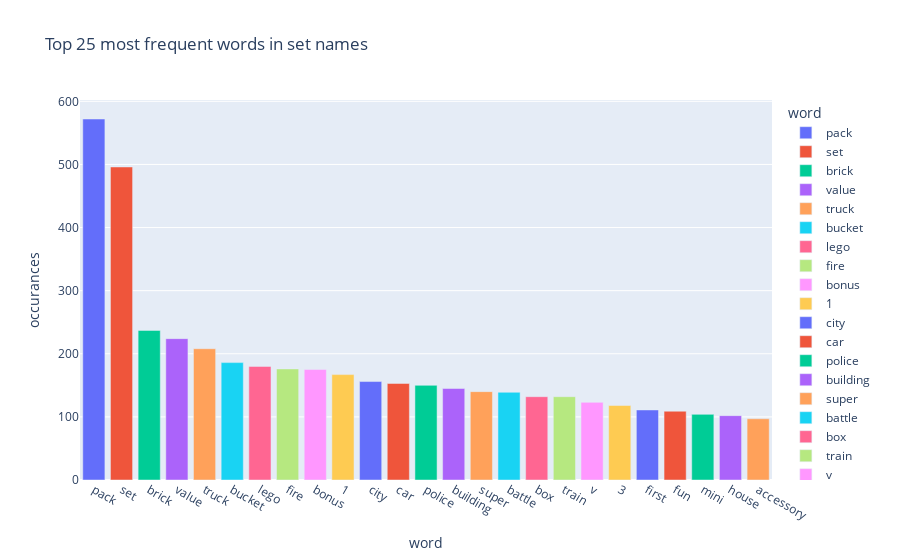

The notebook cell this image was saved under:
### Code cell
px.bar(df_results_count.head(25), "word", "occurances",
       color = "word", 
       title = "Top 25 most frequent words in set names")

### Figure 1 — Plotly figure (JSON) as saved in the notebook; plotly's stock layout.template omitted (floating-point values rounded to 4 significant figures)
{"data": [{"alignmentgroup": "True", "hovertemplate": "word=%{x}<br>occurances=%{y}<extra></extra>", "legendgroup": "pack", "marker": {"color": "#636efa", "pattern": {"shape": ""}}, "name": "pack", "offsetgroup": "pack", "orientation": "v", "showlegend": true, "textposition": "auto", "type": "bar", "x": ["pack"], "xaxis": "x", "y": [572], "yaxis": "y"}, {"alignmentgroup": "True", "hovertemplate": "word=%{x}<br>occurances=%{y}<extra></extra>", "legendgroup": "set", "marker": {"color": "#EF553B", "pattern": {"shape": ""}}, "name": "set", "offsetgroup": "set", "orientation": "v", "showlegend": true, "textposition": "auto", "type": "bar", "x": ["set"], "xaxis": "x", "y": [496], "yaxis": "y"}, {"alignmentgroup": "True", "hovertemplate": "word=%{x}<br>occurances=%{y}<extra></extra>", "legendgroup": "brick", "marker": {"color": "#00cc96", "pattern": {"shape": ""}}, "name": "brick", "offsetgroup": "brick", "orientation": "v", "showlegend": true, "textposition": "auto", "type": "bar", "x": ["brick"], "xaxis": "x", "y": [237], "yaxis": "y"}, {"alignmentgroup": "True", "hovertemplate": "word=%{x}<br>occurances=%{y}<extra></extra>", "legendgroup": "value", "marker": {"color": "#ab63fa", "pattern": {"shape": ""}}, "name": "value", "offsetgroup": "value", "orientation": "v", "showlegend": true, "textposition": "auto", "type": "bar", "x": ["value"], "xaxis": "x", "y": [224], "yaxis": "y"}, {"alignmentgroup": "True", "hovertemplate": "word=%{x}<br>occurances=%{y}<extra></extra>", "legendgroup": "truck", "marker": {"color": "#FFA15A", "pattern": {"shape": ""}}, "name": "truck", "offsetgroup": "truck", "orientation": "v", "showlegend": true, "textposition": "auto", "type": "bar", "x": ["truck"], "xaxis": "x", "y": [208], "yaxis": "y"}, {"alignmentgroup": "True", "hovertemplate": "word=%{x}<br>occurances=%{y}<extra></extra>", "legendgroup": "bucket", "marker": {"color": "#19d3f3", "pattern": {"shape": ""}}, "name": "bucket", "offsetgroup": "bucket", "orientation": "v", "showlegend": true, "textposition": "auto", "type": "bar", "x": ["bucket"], "xaxis": "x", "y": [186], "yaxis": "y"}, {"alignmentgroup": "True", "hovertemplate": "word=%{x}<br>occurances=%{y}<extra></extra>", "legendgroup": "lego", "marker": {"color": "#FF6692", "pattern": {"shape": ""}}, "name": "lego", "offsetgroup": "lego", "orientation": "v", "showlegend": true, "textposition": "auto", "type": "bar", "x": ["lego"], "xaxis": "x", "y": [180], "yaxis": "y"}, {"alignmentgroup": "True", "hovertemplate": "word=%{x}<br>occurances=%{y}<extra></extra>", "legendgroup": "fire", "marker": {"color": "#B6E880", "pattern": {"shape": ""}}, "name": "fire", "offsetgroup": "fire", "orientation": "v", "showlegend": true, "textposition": "auto", "type": "bar", "x": ["fire"], "xaxis": "x", "y": [176], "yaxis": "y"}, {"alignmentgroup": "True", "hovertemplate": "word=%{x}<br>occurances=%{y}<extra></extra>", "legendgroup": "bonus", "marker": {"color": "#FF97FF", "pattern": {"shape": ""}}, "name": "bonus", "offsetgroup": "bonus", "orientation": "v", "showlegend": true, "textposition": "auto", "type": "bar", "x": ["bonus"], "xaxis": "x", "y": [175], "yaxis": "y"}, {"alignmentgroup": "True", "hovertemplate": "word=%{x}<br>occurances=%{y}<extra></extra>", "legendgroup": "1", "marker": {"color": "#FECB52", "pattern": {"shape": ""}}, "name": "1", "offsetgroup": "1", "orientation": "v", "showlegend": true, "textposition": "auto", "type": "bar", "x": ["1"], "xaxis": "x", "y": [167], "yaxis": "y"}, {"alignmentgroup": "True", "hovertemplate": "word=%{x}<br>occurances=%{y}<extra></extra>", "legendgroup": "city", "marker": {"color": "#636efa", "pattern": {"shape": ""}}, "name": "city", "offsetgroup": "city", "orientation": "v", "showlegend": true, "textposition": "auto", "type": "bar", "x": ["city"], "xaxis": "x", "y": [156], "yaxis": "y"}, {"alignmentgroup": "True", "hovertemplate": "word=%{x}<br>occurances=%{y}<extra></extra>", "legendgroup": "car", "marker": {"color": "#EF553B", "pattern": {"shape": ""}}, "name": "car", "offsetgroup": "car", "orientation": "v", "showlegend": true, "textposition": "auto", "type": "bar", "x": ["car"], "xaxis": "x", "y": [153], "yaxis": "y"}, {"alignmentgroup": "True", "hovertemplate": "word=%{x}<br>occurances=%{y}<extra></extra>", "legendgroup": "police", "marker": {"color": "#00cc96", "pattern": {"shape": ""}}, "name": "police", "offsetgroup": "police", "orientation": "v", "showlegend": true, "textposition": "auto", "type": "bar", "x": ["police"], "xaxis": "x", "y": [150], "yaxis": "y"}, {"alignmentgroup": "True", "hovertemplate": "word=%{x}<br>occurances=%{y}<extra></extra>", "legendgroup": "building", "marker": {"color": "#ab63fa", "pattern": {"shape": ""}}, "name": "building", "offsetgroup": "building", "orientation": "v", "showlegend": true, "textposition": "auto", "type": "bar", "x": ["building"], "xaxis": "x", "y": [145], "yaxis": "y"}, {"alignmentgroup": "True", "hovertemplate": "word=%{x}<br>occurances=%{y}<extra></extra>", "legendgroup": "super", "marker": {"color": "#FFA15A", "pattern": {"shape": ""}}, "name": "super", "offsetgroup": "super", "orientation": "v", "showlegend": true, "textposition": "auto", "type": "bar", "x": ["super"], "xaxis": "x", "y": [140], "yaxis": "y"}, {"alignmentgroup": "True", "hovertemplate": "word=%{x}<br>occurances=%{y}<extra></extra>", "legendgroup": "battle", "marker": {"color": "#19d3f3", "pattern": {"shape": ""}}, "name": "battle", "offsetgroup": "battle", "orientation": "v", "showlegend": true, "textposition": "auto", "type": "bar", "x": ["battle"], "xaxis": "x", "y": [139], "yaxis": "y"}, {"alignmentgroup": "True", "hovertemplate": "word=%{x}<br>occurances=%{y}<extra></extra>", "legendgroup": "box", "marker": {"color": "#FF6692", "pattern": {"shape": ""}}, "name": "box", "offsetgroup": "box", "orientation": "v", "showlegend": true, "textposition": "auto", "type": "bar", "x": ["box"], "xaxis": "x", "y": [132], "yaxis": "y"}, {"alignmentgroup": "True", "hovertemplate": "word=%{x}<br>occurances=%{y}<extra></extra>", "legendgroup": "train", "marker": {"color": "#B6E880", "pattern": {"shape": ""}}, "name": "train", "offsetgroup": "train", "orientation": "v", "showlegend": true, "textposition": "auto", "type": "bar", "x": ["train"], "xaxis": "x", "y": [132], "yaxis": "y"}, {"alignmentgroup": "True", "hovertemplate": "word=%{x}<br>occurances=%{y}<extra></extra>", "legendgroup": "v", "marker": {"color": "#FF97FF", "pattern": {"shape": ""}}, "name": "v", "offsetgroup": "v", "orientation": "v", "showlegend": true, "textposition": "auto", "type": "bar", "x": ["v"], "xaxis": "x", "y": [123], "yaxis": "y"}, {"alignmentgroup": "True", "hovertemplate": "word=%{x}<br>occurances=%{y}<extra></extra>", "legendgroup": "3", "marker": {"color": "#FECB52", "pattern": {"shape": ""}}, "name": "3", "offsetgroup": "3", "orientation": "v", "showlegend": true, "textposition": "auto", "type": "bar", "x": ["3"], "xaxis": "x", "y": [118], "yaxis": "y"}, {"alignmentgroup": "True", "hovertemplate": "word=%{x}<br>occurances=%{y}<extra></extra>", "legendgroup": "first", "marker": {"color": "#636efa", "pattern": {"shape": ""}}, "name": "first", "offsetgroup": "first", "orientation": "v", "showlegend": true, "textposition": "auto", "type": "bar", "x": ["first"], "xaxis": "x", "y": [111], "yaxis": "y"}, {"alignmentgroup": "True", "hovertemplate": "word=%{x}<br>occurances=%{y}<extra></extra>", "legendgroup": "fun", "marker": {"color": "#EF553B", "pattern": {"shape": ""}}, "name": "fun", "offsetgroup": "fun", "orientation": "v", "showlegend": true, "textposition": "auto", "type": "bar", "x": ["fun"], "xaxis": "x", "y": [109], "yaxis": "y"}, {"alignmentgroup": "True", "hovertemplate": "word=%{x}<br>occurances=%{y}<extra></extra>", "legendgroup": "mini", "marker": {"color": "#00cc96", "pattern": {"shape": ""}}, "name": "mini", "offsetgroup": "mini", "orientation": "v", "showlegend": true, "textposition": "auto", "type": "bar", "x": ["mini"], "xaxis": "x", "y": [104], "yaxis": "y"}, {"alignmentgroup": "True", "hovertemplate": "word=%{x}<br>occurances=%{y}<extra></extra>", "legendgroup": "house", "marker": {"color": "#ab63fa", "pattern": {"shape": ""}}, "name": "house", "offsetgroup": "house", "orientation": "v", "showlegend": true, "textposition": "auto", "type": "bar", "x": ["house"], "xaxis": "x", "y": [102], "yaxis": "y"}, {"alignmentgroup": "True", "hovertemplate": "word=%{x}<br>occurances=%{y}<extra></extra>", "legendgroup": "accessory", "marker": {"color": "#FFA15A", "pattern": {"shape": ""}}, "name": "accessory", "offsetgroup": "accessory", "orientation": "v", "showlegend": true, "textposition": "auto", "type": "bar", "x": ["accessory"], "xaxis": "x", "y": [97], "yaxis": "y"}], "layout": {"barmode": "relative", "legend": {"title": {"text": "word"}, "tracegroupgap": 0}, "title": {"text": "Top 25 most frequent words in set names"}, "xaxis": {"anchor": "y", "categoryarray": ["pack", "set", "brick", "value", "truck", "bucket", "lego", "fire", "bonus", "1", "city", "car", "police", "building", "super", "battle", "box", "train", "v", "3", "first", "fun", "mini", "house", "accessory"], "categoryorder": "array", "domain": [0, 1], "title": {"text": "word"}}, "yaxis": {"anchor": "x", "domain": [0, 1], "title": {"text": "occurances"}}}}
